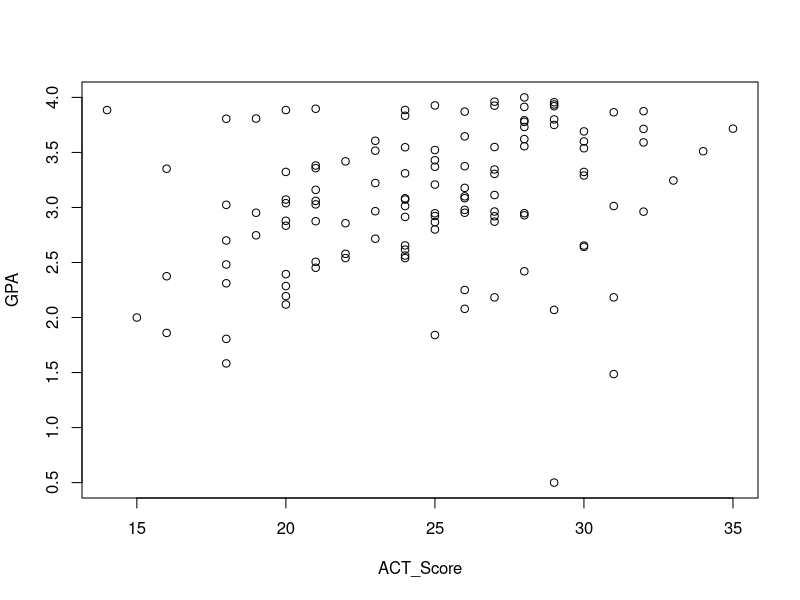

This figure's R source:
#Chad Huntebrinker

library(readxl)

excel_data <- read_excel("Grade_Point_Average_Data.xlsx")

# GPA ~ ACT
# Fit the model and get the summary of the model
model_1 <- lm(GPA~ACT_Score,data=excel_data)
sum_of_model_1 <- summary(model_1)
sum_of_model_1

# Plot the graph just to see
plot(GPA~ACT_Score,data=excel_data)

#Problem 2.23a
anova_table <- anova(model_1)

#Problem 2.23b
#MSR
anova_table$`Mean Sq`[1]

#MSE
anova_table$`Mean Sq`[2]

#They will estimate the same quantity when the null hypothesis is true (H0: B1 = 0).

#Problem 2.23c
#H0: B1 = 0: F* <= qf(1 - 0.01, 1, 118)
#Ha: B1 != 0: F* > qf(1 - 0.01, 1, 118)
#Check to see if Ha is true:
anova_table$`F value`[1]
qf(1 - 0.01, 1, 118)
anova_table$`F value`[1] > qf(1 - 0.01, 1, 118)
#Conclusion: B1 != 0, there is a linear association

#Problem2.23d
model_1_reduced <- lm(GPA~1,data=excel_data)
anova_table2 <- anova(model_1_reduced,model_1)

#Absolute magnitude of reduction
anova_table2$`Sum of Sq`[2]
#Relative reduction
anova_table2$`Sum of Sq`[2] / anova_table2$RSS[1]
#It's also known as R^2 or coefficient of determination
summary(model_1)$r.square

#Problem 2.23e
sqrt(anova_table2$`Sum of Sq`[2] / anova_table2$RSS[1])
#r = +0.2694818

#Problem 2.23f
#In this case, r has a more clear-cut operational interpration.  This is due to the answer
#of r (+0.2694818) showing that there is a slight positive linear relationship between
#the two variables. And we can see that is the case on the graph too (positive linear relationship
#between points until we get to around 27).